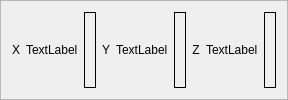
     <widget class="QFrame" name="frame_4">
      <property name="frameShape">
       <enum>QFrame::StyledPanel</enum>
      </property>
      <property name="frameShadow">
       <enum>QFrame::Raised</enum>
      </property>
      <layout class="QGridLayout" name="gridLayout_4">
       <item row="0" column="0">
        <widget class="QLabel" name="label">
         <property name="text">
          <string>X</string>
         </property>
         <property name="alignment">
          <set>Qt::AlignCenter</set>
         </property>
        </widget>
       </item>
       <item row="0" column="3">
        <widget class="QLabel" name="label_2">
         <property name="text">
          <string>Y</string>
         </property>
         <property name="alignment">
          <set>Qt::AlignCenter</set>
         </property>
        </widget>
       </item>
       <item row="0" column="6">
        <widget class="QLabel" name="label_3">
         <property name="text">
          <string>Z</string>
         </property>
         <property name="alignment">
          <set>Qt::AlignCenter</set>
         </property>
        </widget>
       </item>
       <item row="0" column="8">
        <widget class="QLabel" name="dro_lb_z">
         <property name="font">
          <font>
           <family>FreeMono</family>
           <pointsize>12</pointsize>
           <weight>75</weight>
           <bold>true</bold>
          </font>
         </property>
         <property name="frameShape">
          <enum>QFrame::Box</enum>
         </property>
         <property name="text">
          <string/>
         </property>
        </widget>
       </item>
       <item row="0" column="4">
        <widget class="QLabel" name="home_lb_1">
         <property name="text">
          <string>TextLabel</string>
         </property>
        </widget>
       </item>
       <item row="0" column="1">
        <widget class="QLabel" name="home_lb_0">
         <property name="text">
          <string>TextLabel</string>
         </property>
        </widget>
       </item>
       <item row="0" column="2">
        <widget class="QLabel" name="dro_lb_x">
         <property name="font">
          <font>
           <family>FreeMono</family>
           <pointsize>12</pointsize>
           <weight>75</weight>
           <bold>true</bold>
          </font>
         </property>
         <property name="frameShape">
          <enum>QFrame::Box</enum>
         </property>
         <property name="text">
          <string/>
         </property>
        </widget>
       </item>
       <item row="0" column="5">
        <widget class="QLabel" name="dro_lb_y">
         <property name="font">
          <font>
           <family>FreeMono</family>
           <pointsize>12</pointsize>
           <weight>75</weight>
           <bold>true</bold>
          </font>
         </property>
         <property name="frameShape">
          <enum>QFrame::Box</enum>
         </property>
         <property name="text">
          <string/>
         </property>
        </widget>
       </item>
       <item row="0" column="7">
        <widget class="QLabel" name="home_lb_2">
         <property name="text">
          <string>TextLabel</string>
         </property>
        </widget>
       </item>
      </layout>
     </widget>
